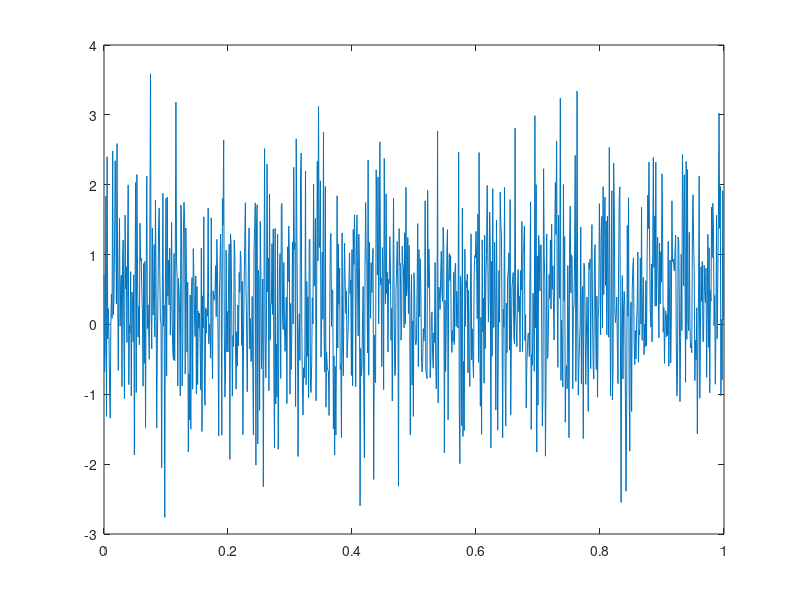
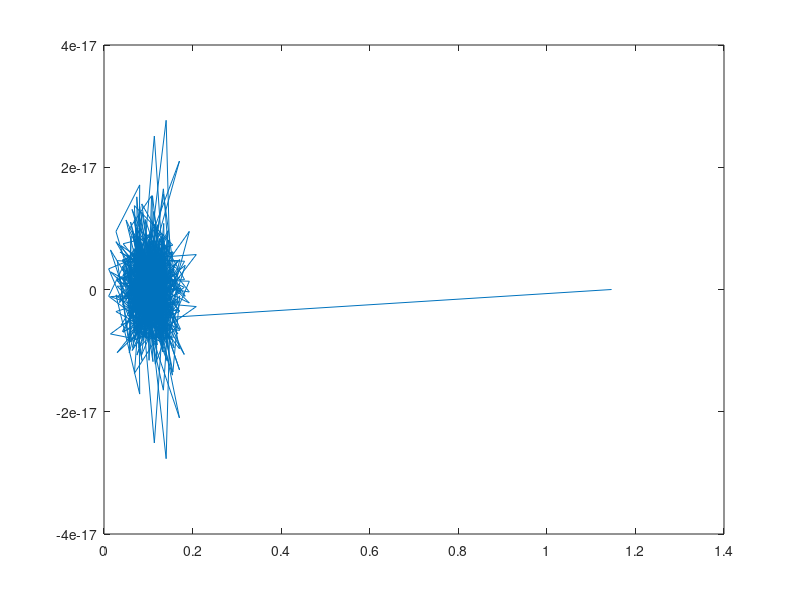

These charts were generated, in order, by the following MATLAB code: (Note: this script raises an error after producing the figures.)
%% psd of white noise 
clear;clc
close all
%% noise generate
n = wgn(1,1000,0)+0.3;% 最后一个参数是power，也就是n的方差，注意单位是dB(10*log10)
fs = 1000;%Hz
t = 1/fs*(0:length(n)-1);
figure(1)
plot(t,n)

%power/variance calculation
dt = 1/fs;
p1=0;
for i=1:length(n)
    p1 = p1+n(i)^2;
end
p1 =p1/(length(n));

%% PSD plot
n_ac=1/length(n)*ifft(fft(n).*conj(fft(n)));%循环卷积/n 自相关函数
figure(2)
plot(n_ac)


[Xw,fx]=CFT(n_ac,fs,length(n_ac));
figure(3)
plot(fx,abs(Xw))


%% power calculation comparation
% calculation from psd plot
df = fx(2)-fx(1);
p2=0;
for i=1:length(Xw)
    p2 = Xw(i)*df+p2;
end
p2 = abs(p2);

% direct calculation from fft
psd = fft(n_ac);
p3 = abs(sum(psd)/length(psd));

